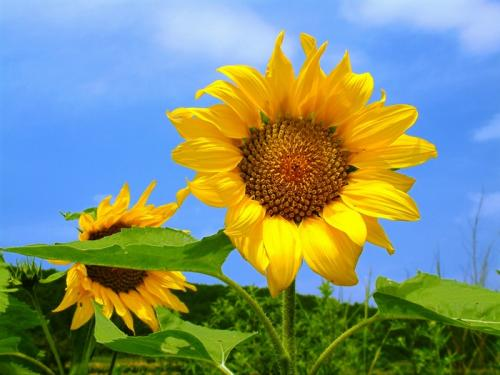
#> input picture python/basic/pillow/flower_01.jpg, 500 x 375 px
$ python 02.Image_blend_test.py
#> lines starting #> are read from the running program, lines starting #| are printed output that depends on the picture
# 通过Image.blend()可以将两张图片混合起来。它要求两张图片的大小必须一致。

from PIL import Image

image1 = Image.open('flower_01.jpg')
#> image1 is the input picture: PIL image 500x375 RGB; mean R, G, B 126.1, 145.6, 122.1
# 使用图片1的尺寸创建图片2,颜色为绿色。颜色那里也可以是元组表示RGB。
image2 = Image.new('RGB', image1.size, 'green')
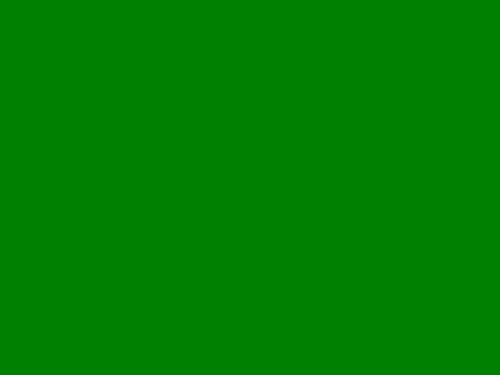
#> image2: PIL image 500x375 RGB; mean R, G, B 0, 128, 0
image2.show()
# 将两张图片混合起来，最后一个参数是透明度，取值为0-1,它的值越大则表明image2的占比越高。image1*(1-alpha)+image2*alpha。透明度为0则完全为image1,透明度为1则完全为image2。
image3 = Image.blend(image1, image2, 0.6)
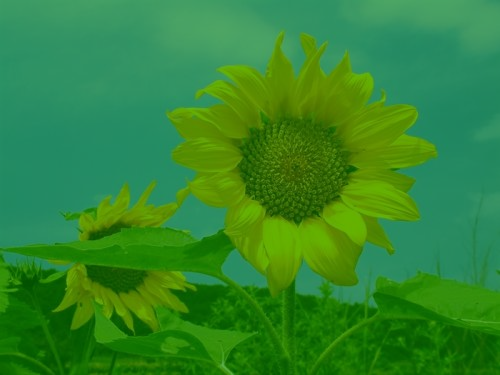
#> image3: PIL image 500x375 RGB; mean R, G, B 50, 134.6, 48.5
# 展示合成的图片
image3.show()

$ run again, with python/basic/pillow/head.jpg copied over python/basic/pillow/flower_01.jpg
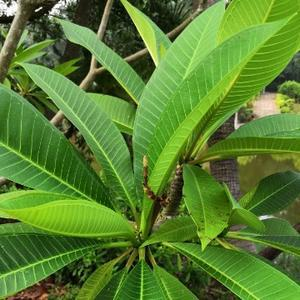
#> input picture python/basic/pillow/head.jpg, 300 x 300 px
#> image1 is the input picture: PIL image 300x300 RGB; mean R, G, B 88, 128.8, 48.3
#> `image3 = Image.blend(image1, image2, 0.6)`:
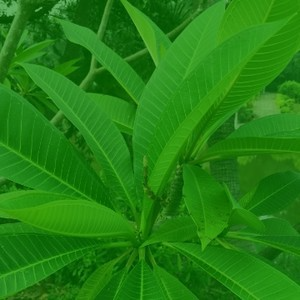
#> image3: PIL image 300x300 RGB; mean R, G, B 34.7, 127.9, 18.9
